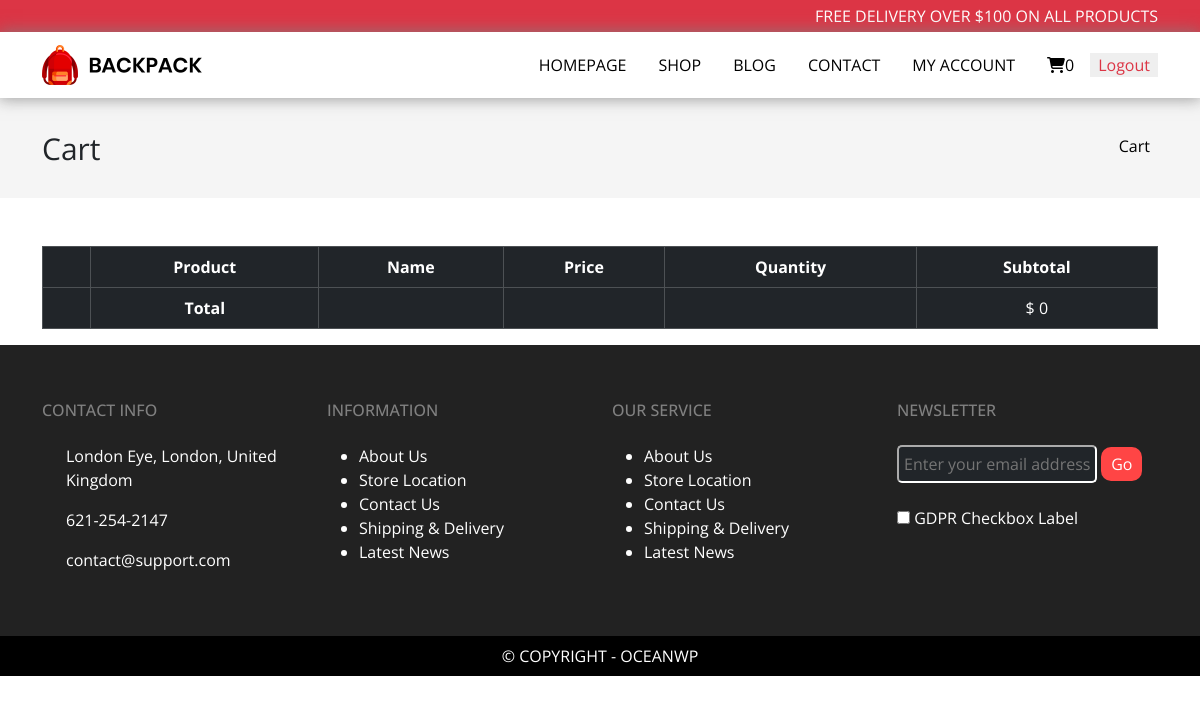
/cart, run on an earlier commit of the app's database.
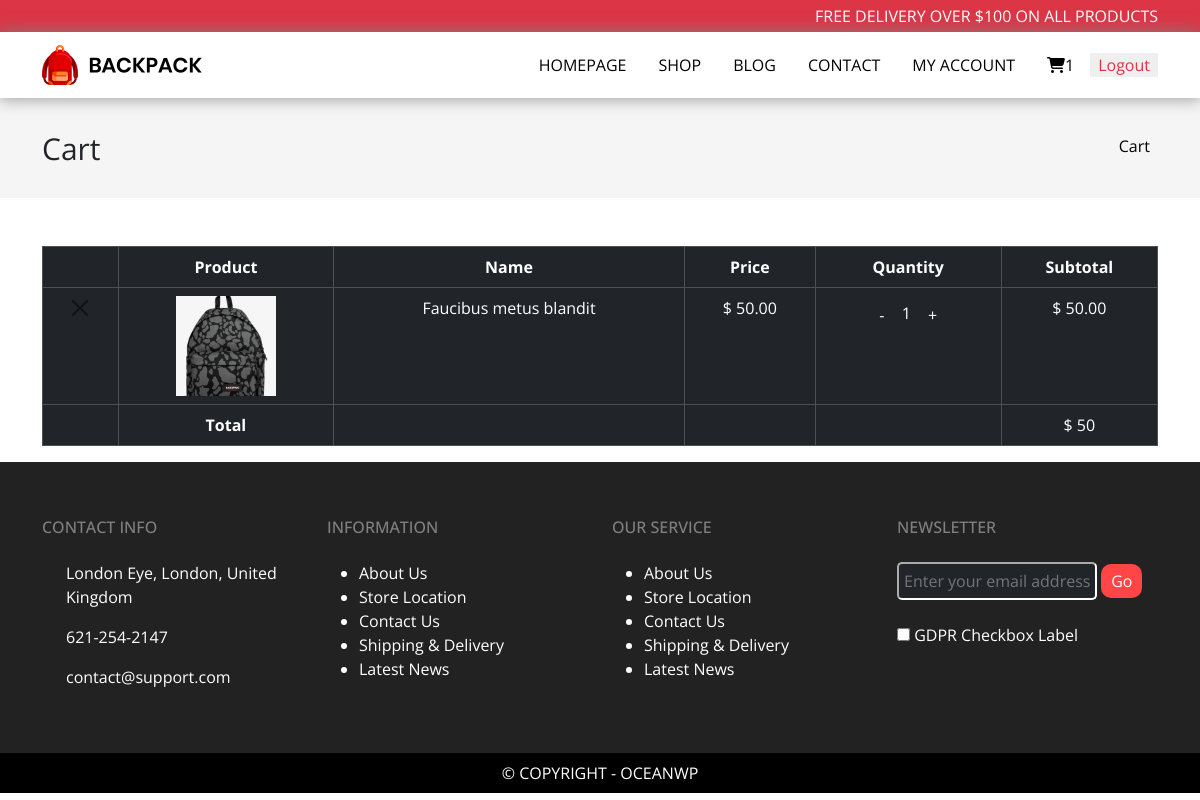
And on a later commit of the database.
### webApp/models.py (models this page shows, shortened)
class cartproduct(models.Model): #cartitem added in cartpage
    name=models.CharField(max_length=20)
    image=models.ImageField(upload_to='images')
    price=models.CharField(max_length=20)
    quantity=models.CharField(max_length=20,default=1)
    subtotal=models.CharField(max_length=20,default=50)

### webApp/views.py (the view)
# urls.py: path('cart', views.cart),
def cart(request):
    obj1=cartproduct.objects.all()
    newobj=list(obj1)
    total=0
    for i in newobj:
        total=total+int(i.subtotal)
    length=len(obj1)
    return render(request, 'cart.html',{'data':obj1,"length":length,'totalAmount':total})

### webApp/templates/cart.html (shortened to what this page needs)
{% extends "base.html" %}
{% load static %}
  {% block body %}
  <div class="container-fluid mb-5" style="background-color:#f5f5f5;">
    <div class="container">
      <div class="raw">
        <div class="col-md-12 align-content-center" style="background-color:#f5f5f5;height: 100px">
          <span style="font-size: 30px;">Cart</span>
          <a href="cart" class="float-end align-content-center p-2 b1 a1">Cart</a>
        </div>
      </div>
    </div>
  </div>
  <div class="container">
    <table class="table table-bordered rounded-1 table-hover table-dark">
      <tr class="text-center">
        <th></th>
        <th>Product</th>
        <th>Name</th>
        <th>Price</th>
        <th>Quantity</th>
        <th>Subtotal</th>
      </tr>
      {%for i in data%}
      <tr class="text-center align-item-center">
        <td>
          <form action="deletecart" method="post">
            <button type="submit" class="btn-close" aria-label="Close"></button>
          </form>
        </td>
        <td><img src="media/{{i.image}}" alt="" style="height: 100px;width:100px;"></td>
        <td>{{i.name}}</td>
        <td>{{i.price}}</td>
        <td>
          <form action="decriment" method="post" style="display: inline;">
            <input type="submit" class="btn btn-dark" value="-">
          </form>
          {{i.quantity}}
          <form action="increment" method="post" style="display: inline;">
            <input type="submit" class="btn btn-dark" value="+">
          </form>
        </td>
        <td>
          $ {{i.subtotal}}.00
        </td>
      </tr>
      {%endfor%}
      <tr class="text-center">
          <td></td>
          <td><b>Total</b></td>
          <td></td>
          <td></td>
          <td></td>
          <td>$ {{totalAmount}}</td>
      </tr>
    </table>
  </div>
  {% endblock body %}

What changed in the data, as far as the page shows it:
added cartproduct: image (picture), name "Faucibus metus blandit", price "$ 50.00", quantity "1", subtotal "50"
Also different on the page:
{{ length }}: "0" → "1"
{{ totalAmount }}: "0" → "50"
